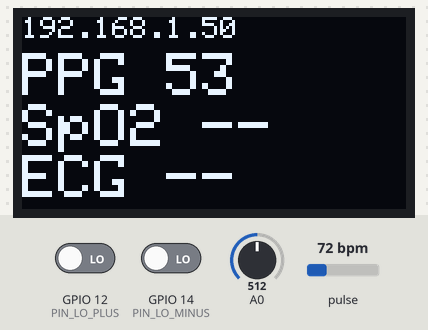
Recording of a sketch running on a simulated ESP8266 (Wemos D1 mini). On the bench: 128×64 one-colour display. Inputs (shaded band) come from the test bench; at power-on: GPIO 12 (PIN_LO_PLUS) LOW, pulse 72 bpm, GPIO 14 (PIN_LO_MINUS) LOW, A0 = 512. WiFi joins after 1.5 s; servers stay silent unless stated; storage starts empty; random numbers use the default seed unless the sketch sets one; what the sketch prints to the serial monitor is not drawn.

Above: at 2.8 s.
2.9 s: GPIO 12 (PIN_LO_PLUS) driven HIGH
At 5.6 s:
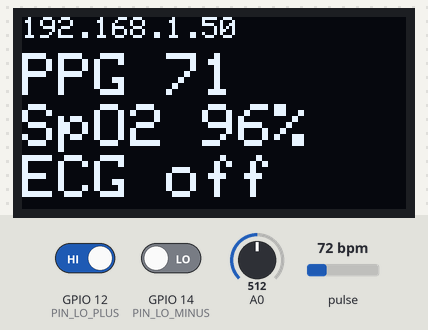
5.9 s: GPIO 12 (PIN_LO_PLUS) driven LOW
At 7.3 s:
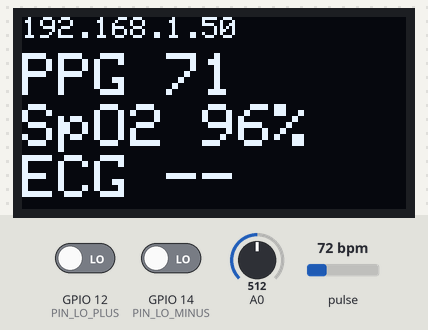
7.6 s: pulse set to 100 bpm
At 10.39 s:
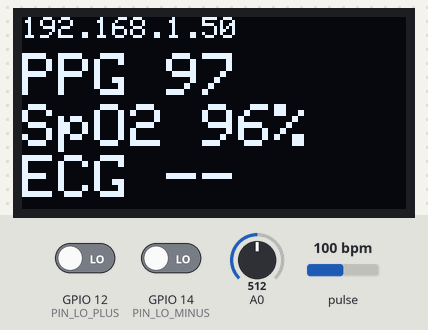
10.6 s: GPIO 14 (PIN_LO_MINUS) driven HIGH
At 10.9 s:
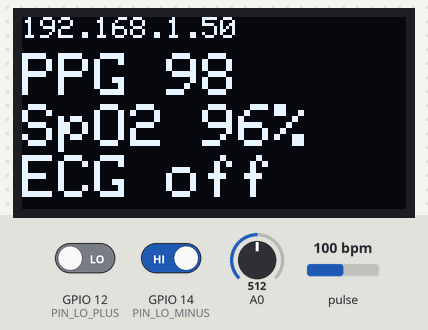
12.1 s: pulse set to 70 bpm
At 14.4 s:
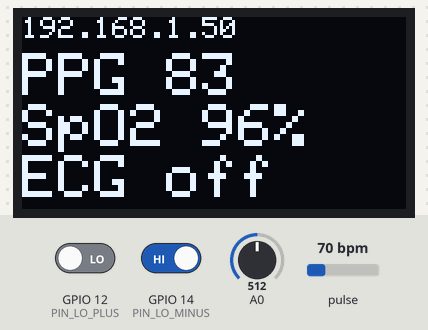
15.1 s: GPIO 14 (PIN_LO_MINUS) driven LOW
At 17.5 s:
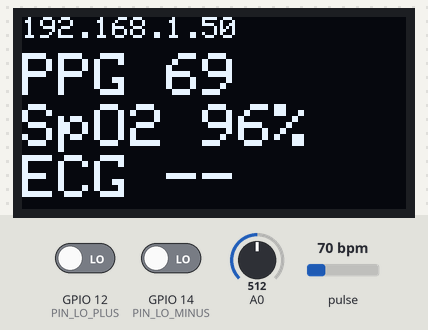
Timing chart, 0 to 18.1 s (numbered marks = the images above; inputs shaded):
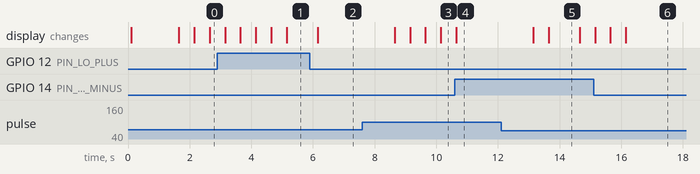

The sketch:

PulseNet.ino
```cpp
// PulseNet: ECG + finger pulse + SpO2 monitor with a live WiFi dashboard,
// MQTT telemetry and phone push alerts.
// Board: LOLIN(WEMOS) D1 R2 & mini (ESP8266)
//
// Wiring (all 3.3V):
//   OLED + MAX30102 : SDA -> D14 (GPIO4), SCL -> D15 (GPIO5)
//   AD8232          : OUTPUT -> A0, LO+ -> D12 (GPIO12), LO- -> D13 (GPIO14)
//
// First boot: the D1 opens a hotspot "PulseNet-Setup" (password pulsenet123).
// Join it from a phone and a setup page appears where you enter your WiFi plus
// optional MQTT broker and ntfy.sh topic. Settings are stored in flash.

#include <Wire.h>
#include <LittleFS.h>
#include <ESP8266WiFi.h>
#include <ESP8266WebServer.h>
#include <ESP8266HTTPClient.h>
#include <ESP8266mDNS.h>
#include <WiFiClientSecure.h>
#include <WiFiManager.h>
#include <PubSubClient.h>
#include <WebSocketsServer.h>
#include <Adafruit_GFX.h>
#include <Adafruit_SSD1306.h>
#include "MAX30105.h"
#include "heartRate.h"
#include "dashboard.h"

// ---- Fixed settings ----
const char* SETUP_AP_SSID = "PulseNet-Setup";
const char* SETUP_AP_PASS = "pulsenet123";
const char* FALLBACK_AP_SSID = "PulseNet";
const char* FALLBACK_AP_PASS = "pulsenet123";

// Alert thresholds (a condition must hold for ALERT_HOLD_MS before it fires)
const int HR_HIGH = 120;
const int HR_LOW = 50;
const int SPO2_LOW = 92;
const unsigned long ALERT_HOLD_MS = 10000;
const unsigned long PUSH_COOLDOWN_MS = 300000;  // same alert type at most every 5 min

// ---- Pins ----
const int PIN_LO_PLUS = 12;
const int PIN_LO_MINUS = 14;

// ---- Saved configuration (entered in the setup portal) ----
struct Config {
  char mqttHost[64];
  char mqttPort[6];
  char mqttUser[32];
  char mqttPass[48];
  char devId[24];
  char ntfy[40];
} cfg;

// ---- Objects ----
Adafruit_SSD1306 oled(128, 64, &Wire, -1);
MAX30105 ppg;
ESP8266WebServer server(80);
WebSocketsServer ws(81);
WiFiClient plainClient;
WiFiClientSecure tlsClient;
PubSubClient mqtt;

// ---- ECG state ----
const unsigned long ECG_INTERVAL_US = 4000;  // 250 samples per second
unsigned long lastEcgUs = 0;
int ecgBatch[10];
byte ecgCount = 0;
bool leadsOff = true;
int ecgBpm = 0;

// ECG filter: 5-tap moving average has exact zeros at 50 Hz and 100 Hz when
// sampling at 250 Hz (mains hum), then a ~0.5 Hz high-pass removes baseline drift.
float maBuf[5];
float maSum = 0;
byte maIdx = 0;
float baseline = 0;
bool filtReady = false;

int winMin = 1023, winMax = 0, lastMin = 0, lastMax = 0;
unsigned long winStart = 0;
int prevEcg = 0;
unsigned long lastR = 0;
unsigned long rr[5];
byte rrCount = 0, rrIdx = 0;

// ---- PPG (finger) state ----
const int WIN = 200;  // 2 seconds at 100 samples per second
uint32_t redBuf[WIN], irBuf[WIN];
int winIdx = 0;
bool finger = false;
int ppgBpm = 0;
int spo2 = 0;
float spo2Smooth = 0;
const byte RATE_SIZE = 4;
byte rates[RATE_SIZE];
byte rateSpot = 0;
long lastBeat = 0;

// ---- Cloud state ----
bool mqttEnabled = false;
unsigned long mqttNextTry = 0, mqttBackoff = 10000;
String tBase;

struct AlertState {
  unsigned long since = 0;
  unsigned long lastSent = 0;
  bool active = false;
};
AlertState aHigh, aLow, aSpo2;

// ---- Timers ----
unsigned long lastVitals = 0, lastSecond = 0, lastHeap = 0;
String ipText = "";
bool staMode = false;

// ---------------------------------------------------------------
// Config storage
void setDefaults() {
  memset(&cfg, 0, sizeof(cfg));
  strlcpy(cfg.mqttPort, "1883", sizeof(cfg.mqttPort));
  snprintf(cfg.devId, sizeof(cfg.devId), "pulsenet-%06x", ESP.getChipId());
}

void setKey(const String& k, const String& v) {
  if (k == "mqtt_host") strlcpy(cfg.mqttHost, v.c_str(), sizeof(cfg.mqttHost));
  else if (k == "mqtt_port") strlcpy(cfg.mqttPort, v.c_str(), sizeof(cfg.mqttPort));
  else if (k == "mqtt_user") strlcpy(cfg.mqttUser, v.c_str(), sizeof(cfg.mqttUser));
  else if (k == "mqtt_pass") strlcpy(cfg.mqttPass, v.c_str(), sizeof(cfg.mqttPass));
  else if (k == "dev_id") strlcpy(cfg.devId, v.c_str(), sizeof(cfg.devId));
  else if (k == "ntfy") strlcpy(cfg.ntfy, v.c_str(), sizeof(cfg.ntfy));
}

void loadConfig() {
  setDefaults();
  if (!LittleFS.begin()) return;
  File f = LittleFS.open("/cfg.txt", "r");
  if (!f) return;
  while (f.available()) {
    String line = f.readStringUntil('\n');
    line.trim();
    int eq = line.indexOf('=');
    if (eq > 0) setKey(line.substring(0, eq), line.substring(eq + 1));
  }
  f.close();
}

void saveConfig() {
  File f = LittleFS.open("/cfg.txt", "w");
  if (!f) return;
  f.printf("mqtt_host=%s\nmqtt_port=%s\nmqtt_user=%s\nmqtt_pass=%s\ndev_id=%s\nntfy=%s\n",
           cfg.mqttHost, cfg.mqttPort, cfg.mqttUser, cfg.mqttPass, cfg.devId, cfg.ntfy);
  f.close();
}

// ---------------------------------------------------------------
void oledMessage(const char* a, const char* b = "", const char* c = "") {
  oled.clearDisplay();
  oled.setTextSize(1);
  oled.setCursor(0, 0);
  oled.println("PulseNet");
  oled.setCursor(0, 20);
  oled.println(a);
  oled.println(b);
  oled.println(c);
  oled.display();
}

void startNetwork() {
  WiFi.mode(WIFI_STA);
  WiFi.setSleepMode(WIFI_NONE_SLEEP);

  {  // WiFiManager and its parameters only live during setup, to save RAM
    WiFiManager wm;
    WiFiManagerParameter pTitle("<p><b>Optional cloud settings</b> (leave blank to skip)</p>");
    WiFiManagerParameter pHost("mqtt_host", "MQTT broker host", cfg.mqttHost, 63);
    WiFiManagerParameter pPort("mqtt_port", "MQTT port (1883, or 8883 for TLS)", cfg.mqttPort, 5);
    WiFiManagerParameter pUser("mqtt_user", "MQTT username", cfg.mqttUser, 31);
    WiFiManagerParameter pPass("mqtt_pass", "MQTT password", cfg.mqttPass, 47);
    WiFiManagerParameter pId("dev_id", "Device name (used in MQTT topics)", cfg.devId, 23);
    WiFiManagerParameter pNtfy("ntfy", "ntfy.sh topic for phone alerts", cfg.ntfy, 39);
    wm.addParameter(&pTitle);
    wm.addParameter(&pHost);
    wm.addParameter(&pPort);
    wm.addParameter(&pUser);
    wm.addParameter(&pPass);
    wm.addParameter(&pId);
    wm.addParameter(&pNtfy);
    wm.setConnectTimeout(20);
    wm.setConfigPortalTimeout(180);
    wm.setTitle("PulseNet setup");
    wm.setAPCallback([](WiFiManager*) {
      oledMessage("Setup mode", "Join WiFi: PulseNet-Setup", "Open 192.168.4.1");
    });

    oledMessage("Joining WiFi...");
    bool ok = wm.autoConnect(SETUP_AP_SSID, SETUP_AP_PASS);

    if (ok) {  // pick up any values the user just saved in the portal
      setKey("mqtt_host", pHost.getValue());
      setKey("mqtt_port", pPort.getValue());
      setKey("mqtt_user", pUser.getValue());
      setKey("mqtt_pass", pPass.getValue());
      setKey("dev_id", pId.getValue());
      setKey("ntfy", pNtfy.getValue());
      saveConfig();
    }
  }

  if (WiFi.status() == WL_CONNECTED) {
    staMode = true;
    ipText = WiFi.localIP().toString();
  } else {
    WiFi.mode(WIFI_AP);
    WiFi.softAP(FALLBACK_AP_SSID, FALLBACK_AP_PASS);
    ipText = WiFi.softAPIP().toString();
    Serial.println("WiFi not configured, started fallback hotspot");
  }
  Serial.print("Dashboard: http://");
  Serial.println(ipText);

  if (MDNS.begin("pulsenet")) MDNS.addService("http", "tcp", 80);

  server.on("/", []() { server.send_P(200, "text/html", DASHBOARD); });
  server.on("/setup", []() {  // /setup?confirm=1 wipes WiFi and reopens the setup portal
    if (!server.hasArg("confirm")) {
      server.send(200, "text/plain", "Add ?confirm=1 to erase the saved WiFi and reopen the setup hotspot.");
      return;
    }
    server.send(200, "text/plain", "Erasing WiFi. Join PulseNet-Setup to reconfigure.");
    delay(500);
    WiFiManager wm;
    wm.resetSettings();
    ESP.restart();
  });
  server.begin();
  ws.begin();
}

// ---------------------------------------------------------------
// MQTT
void setupMqtt() {
  mqttEnabled = staMode && cfg.mqttHost[0];
  if (!mqttEnabled) return;
  int port = atoi(cfg.mqttPort);
  if (port == 8883) {
    tlsClient.setInsecure();  // encrypted, but the broker's certificate is not verified
    tlsClient.setBufferSizes(512, 512);
    mqtt.setClient(tlsClient);
  } else {
    mqtt.setClient(plainClient);
  }
  mqtt.setServer(cfg.mqttHost, port);
  mqtt.setBufferSize(384);
  mqtt.setSocketTimeout(3);
  mqtt.setKeepAlive(30);
  tBase = String("pulsenet/") + cfg.devId;
}

void mqttService() {
  if (!mqttEnabled) return;
  if (mqtt.connected()) {
    mqtt.loop();
    return;
  }
  if (millis() < mqttNextTry) return;

  String clientId = String(cfg.devId) + "-" + String(ESP.getChipId(), HEX);
  String will = tBase + "/status";
  bool ok = mqtt.connect(clientId.c_str(), cfg.mqttUser[0] ? cfg.mqttUser : nullptr,
                         cfg.mqttUser[0] ? cfg.mqttPass : nullptr, will.c_str(), 1, true, "offline");
  if (ok) {
    mqtt.publish(will.c_str(), "online", true);
    mqttBackoff = 10000;
    Serial.println("MQTT connected");
  } else {
    // A failed (especially TLS) connect blocks for a moment, so back off.
    mqttNextTry = millis() + mqttBackoff;
    mqttBackoff = min(mqttBackoff * 2, 60000UL);
    Serial.printf("MQTT connect failed (rc=%d), retry in %lus\n", mqtt.state(), mqttBackoff / 1000);
  }
}

void publishVitals() {
  if (!mqttEnabled || !mqtt.connected()) return;
  char buf[200];
  snprintf(buf, sizeof(buf),
           "{\"ecg\":%d,\"ppg\":%d,\"spo2\":%d,\"finger\":%d,\"leadsOff\":%d,\"rssi\":%d,\"heap\":%u,\"up\":%lu}",
           ecgBpm, ppgBpm, spo2, finger ? 1 : 0, leadsOff ? 1 : 0, WiFi.RSSI(), ESP.getFreeHeap(), millis() / 1000);
  mqtt.publish((tBase + "/vitals").c_str(), buf);
}

void publishAlert(const char* type, const char* state, int value) {
  if (!mqttEnabled || !mqtt.connected()) return;
  char buf[96];
  snprintf(buf, sizeof(buf), "{\"type\":\"%s\",\"state\":\"%s\",\"value\":%d}", type, state, value);
  mqtt.publish((tBase + "/alert").c_str(), buf);
}

// ---------------------------------------------------------------
// Phone push via ntfy.sh (HTTPS). Blocks for a second or two, which is why
// each alert type has a long cooldown.
void sendPush(const String& title, const String& msg) {
  if (!cfg.ntfy[0] || WiFi.status() != WL_CONNECTED) return;
  WiFiClientSecure c;
  c.setInsecure();
  c.setBufferSizes(512, 512);
  HTTPClient http;
  http.setTimeout(4000);
  if (!http.begin(c, String("https://ntfy.sh/") + cfg.ntfy)) return;
  http.addHeader("Title", title);
  http.addHeader("Priority", "high");
  http.addHeader("Tags", "warning");
  int code = http.POST(msg);
  Serial.printf("ntfy push -> %d\n", code);
  http.end();
}

void evalAlert(AlertState& a, bool cond, const char* type, int value, const String& msg) {
  unsigned long now = millis();
  if (!cond) {
    a.since = 0;
    if (a.active) {
      a.active = false;
      publishAlert(type, "resolved", value);
    }
    return;
  }
  if (!a.since) a.since = now;
  if (!a.active && now - a.since >= ALERT_HOLD_MS) {
    a.active = true;
    publishAlert(type, "active", value);
    if (a.lastSent == 0 || now - a.lastSent > PUSH_COOLDOWN_MS) {
      a.lastSent = now;
      sendPush("PulseNet alert", msg);
    }
  }
}

void checkAlerts() {
  int hr = ecgBpm > 0 ? ecgBpm : ppgBpm;
  evalAlert(aHigh, hr > HR_HIGH, "high_hr", hr, "Heart rate high: " + String(hr) + " bpm");
  evalAlert(aLow, hr > 0 && hr < HR_LOW, "low_hr", hr, "Heart rate low: " + String(hr) + " bpm");
  evalAlert(aSpo2, spo2 > 0 && spo2 < SPO2_LOW, "low_spo2", spo2, "SpO2 low: " + String(spo2) + "%");
}

// ---------------------------------------------------------------
// ECG
int filterEcg(int raw) {
  if (!filtReady) {  // start from the first sample so there is no startup spike
    for (byte i = 0; i < 5; i++) maBuf[i] = raw;
    maSum = raw * 5.0f;
    baseline = raw;
    filtReady = true;
  }
  maSum += raw - maBuf[maIdx];
  maBuf[maIdx] = raw;
  maIdx = (maIdx + 1) % 5;
  float smooth = maSum / 5.0f;
  baseline += 0.0126f * (smooth - baseline);  // ~0.5 Hz corner at 250 Hz
  int y = (int)(512 + (smooth - baseline));
  if (y < 1) y = 1;
  if (y > 1023) y = 1023;
  return y;
}

void detectRPeak(int v) {
  unsigned long now = millis();

  if (now - winStart > 2000) {  // refresh amplitude window every 2 s
    lastMin = winMin;
    lastMax = winMax;
    winMin = 1023;
    winMax = 0;
    winStart = now;
  }
  if (v < winMin) winMin = v;
  if (v > winMax) winMax = v;

  int range = lastMax - lastMin;
  if (range > 40) {
    // The range includes the deep S-wave, so the baseline sits near mid-range.
    // 75% keeps P- and T-waves below the threshold and only lets the R-peak through.
    int thr = lastMin + (range * 75) / 100;
    if (prevEcg < thr && v >= thr && now - lastR > 300) {
      unsigned long reported = 0;  // RR interval in ms, 0 if not a valid interval
      if (lastR != 0) {
        unsigned long interval = now - lastR;
        if (interval >= 300 && interval <= 2000) {
          reported = interval;
          rr[rrIdx] = interval;
          rrIdx = (rrIdx + 1) % 5;
          if (rrCount < 5) rrCount++;
          unsigned long sum = 0;
          for (byte i = 0; i < rrCount; i++) sum += rr[i];
          ecgBpm = (int)(60000UL * rrCount / sum);
        }
      }
      lastR = now;
      if (ws.connectedClients() > 0) {  // dashboard uses this for peak markers and HRV
        String s = "R:";
        s += reported;
        ws.broadcastTXT(s);
      }
    }
  }
  prevEcg = v;

  if (lastR != 0 && now - lastR > 3000) {  // no beat for 3 s
    ecgBpm = 0;
    rrCount = 0;
  }
}

void sampleEcg() {
  unsigned long now = micros();
  if (now - lastEcgUs < ECG_INTERVAL_US) return;
  lastEcgUs = now;

  leadsOff = digitalRead(PIN_LO_PLUS) == 1 || digitalRead(PIN_LO_MINUS) == 1;
  int v = 0;

  if (leadsOff) {
    filtReady = false;
    ecgBpm = 0;
    rrCount = 0;
    lastR = 0;
  } else {
    v = filterEcg(analogRead(A0));
    detectRPeak(v);
  }

  ecgBatch[ecgCount++] = v;
  if (ecgCount >= 10) {
    ecgCount = 0;
    if (ws.connectedClients() > 0) {
      String s = "E:";
      for (byte i = 0; i < 10; i++) {
        if (i) s += ',';
        s += ecgBatch[i];
      }
      ws.broadcastTXT(s);
    }
  }
}

// ---------------------------------------------------------------
// Finger sensor: pulse + SpO2 estimate
void resetPpg() {
  finger = false;
  ppgBpm = 0;
  spo2 = 0;
  spo2Smooth = 0;
  winIdx = 0;
  for (byte i = 0; i < RATE_SIZE; i++) rates[i] = 0;
}

void computeSpo2() {
  uint64_t sumR = 0, sumI = 0;
  uint32_t minR = 0xFFFFFFFF, maxR = 0, minI = 0xFFFFFFFF, maxI = 0;
  for (int i = 0; i < WIN; i++) {
    sumR += redBuf[i];
    sumI += irBuf[i];
    if (redBuf[i] < minR) minR = redBuf[i];
    if (redBuf[i] > maxR) maxR = redBuf[i];
    if (irBuf[i] < minI) minI = irBuf[i];
    if (irBuf[i] > maxI) maxI = irBuf[i];
  }
  float dcR = sumR / (float)WIN, dcI = sumI / (float)WIN;
  float acR = maxR - minR, acI = maxI - minI;
  if (dcR < 1 || dcI < 1 || acI < 1) return;

  float ratio = (acR / dcR) / (acI / dcI);
  float est = 110.0f - 25.0f * ratio;  // rough textbook approximation
  if (est > 100) est = 100;
  if (est < 70) return;  // reject nonsense windows

  spo2Smooth = spo2Smooth == 0 ? est : 0.7f * spo2Smooth + 0.3f * est;
  spo2 = (int)(spo2Smooth + 0.5f);
}

void processPpgSample(uint32_t red, uint32_t ir) {
  if (ir < 50000) {
    if (finger) resetPpg();
    return;
  }
  finger = true;

  if (checkForBeat(ir)) {
    long delta = millis() - lastBeat;
    lastBeat = millis();
    float bpm = 60.0f / (delta / 1000.0f);
    if (bpm > 30 && bpm < 220) {
      rates[rateSpot++ % RATE_SIZE] = (byte)bpm;
      int sum = 0, n = 0;
      for (byte i = 0; i < RATE_SIZE; i++)
        if (rates[i]) { sum += rates[i]; n++; }
      if (n) ppgBpm = sum / n;
    }
  }

  redBuf[winIdx] = red;
  irBuf[winIdx] = ir;
  if (++winIdx >= WIN) {
    winIdx = 0;
    computeSpo2();
  }
}

void readPpg() {
  ppg.check();
  while (ppg.available()) {
    uint32_t red = ppg.getFIFORed();
    uint32_t ir = ppg.getFIFOIR();
    ppg.nextSample();
    processPpgSample(red, ir);
  }
}

// ---------------------------------------------------------------
void sendVitals() {
  if (ws.connectedClients() > 0) {
    String s = "V:";
    s += ecgBpm;  s += ',';
    s += ppgBpm;  s += ',';
    s += spo2;    s += ',';
    s += finger ? 1 : 0;  s += ',';
    s += leadsOff ? 1 : 0;
    ws.broadcastTXT(s);
  }
}

void showVal(int v, const char* unit) {
  if (v > 0) {
    oled.print(v);
    oled.print(unit);
  } else {
    oled.print("--");
  }
}

void updateOled() {
  oled.clearDisplay();
  oled.setTextSize(1);
  oled.setCursor(0, 0);
  oled.print(ipText);
  if (mqttEnabled) {  // small cloud marker: M = connected to the MQTT broker
    oled.setCursor(122, 0);
    oled.print(mqtt.connected() ? "M" : "x");
  }

  oled.setTextSize(2);
  oled.setCursor(0, 12);
  oled.print("PPG ");
  showVal(ppgBpm, "");
  oled.setCursor(0, 29);
  oled.print("SpO2 ");
  showVal(spo2, "%");
  oled.setCursor(0, 46);
  oled.print("ECG ");
  if (leadsOff) oled.print("off");
  else showVal(ecgBpm, "");
  oled.display();
}

// ---------------------------------------------------------------
void setup() {
  Serial.begin(115200);
  pinMode(PIN_LO_PLUS, INPUT);
  pinMode(PIN_LO_MINUS, INPUT);

  Wire.begin(4, 5);
  oled.begin(SSD1306_SWITCHCAPVCC, 0x3C);
  oled.setTextColor(SSD1306_WHITE);
  oledMessage("Starting...");

  if (!ppg.begin(Wire, I2C_SPEED_FAST)) {
    oledMessage("MAX30102 not found", "check wiring");
    Serial.println("MAX30102 not found");
    while (true) delay(1000);
  }
  // brightness, sample avg, LED mode (2 = red + IR), rate, pulse width, ADC range
  ppg.setup(0x1F, 4, 2, 400, 411, 4096);

  loadConfig();
  startNetwork();
  setupMqtt();
  winStart = millis();
  lastEcgUs = micros();
}

void loop() {
  server.handleClient();
  ws.loop();
  MDNS.update();

  readPpg();
  sampleEcg();

  unsigned long now = millis();
  if (now - lastVitals >= 500) {
    lastVitals = now;
    sendVitals();
    updateOled();
  }
  if (now - lastSecond >= 1000) {
    lastSecond = now;
    mqttService();
    publishVitals();
    checkAlerts();
  }
  if (now - lastHeap >= 10000) {
    lastHeap = now;
    Serial.printf("heap=%u rssi=%d mqtt=%d\n", ESP.getFreeHeap(), WiFi.RSSI(), mqttEnabled && mqtt.connected());
  }
}
```

Source omitted: dashboard.h (31378 bytes)

Measured:
- after the input at 5.9 s, the display: changes after 0.25 s (image 2)
- after the input at 7.6 s, the display: first changes after 1.0 s (image 3 shows a later state)
- after the input at 12.1 s, the display: first changes after 1.0 s (image 5 shows a later state)
- what the display in image 5 shows lasts 1.0 s, from 13.6 s to 14.6 s
